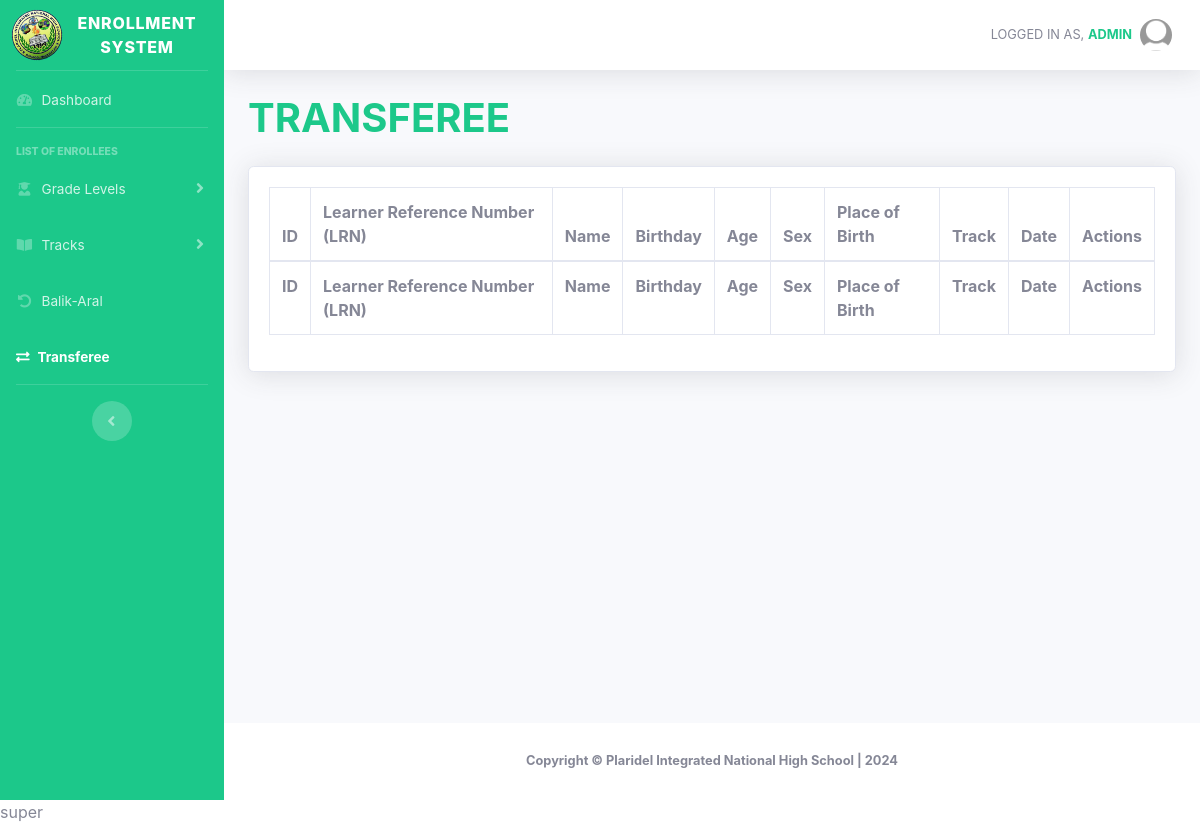
/supertransferee.php (signed in), run on an earlier commit of the app's database.
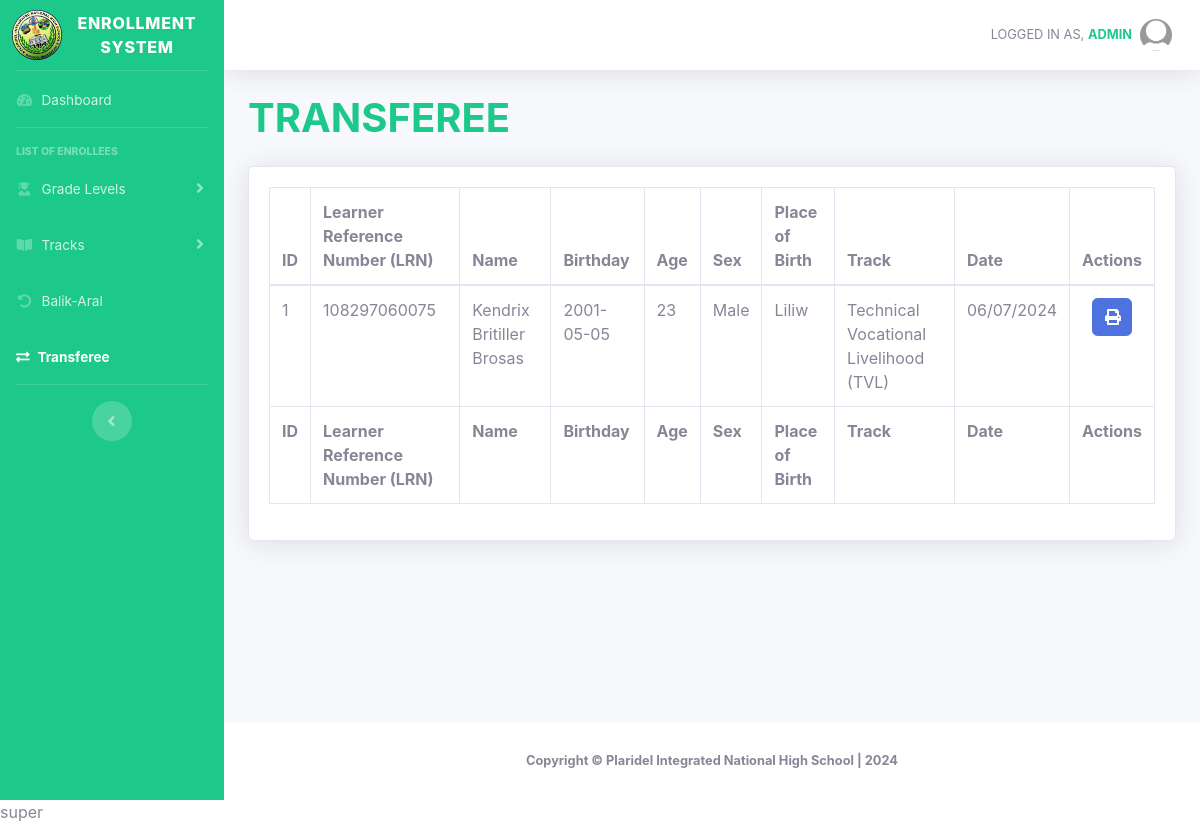
And on a later commit of the database.
### tables this page shows
CREATE TABLE `enrollment` (
  `id` int(11) NOT NULL,
  `schoolyear` varchar(100) NOT NULL,
  `gradelevel` varchar(100) NOT NULL,
  `lrn` varchar(100) NOT NULL,
  `reference` varchar(100) NOT NULL,
  `balikaral` varchar(100) NOT NULL,
  `transfer` varchar(100) NOT NULL,
  `birthnumber` varchar(100) NOT NULL,
  `lastname` varchar(100) NOT NULL,
  `firstname` varchar(100) NOT NULL,
  `middlename` varchar(100) NOT NULL,
  `extension` varchar(100) NOT NULL,
  `sex` varchar(100) NOT NULL,
  `birthday` varchar(100) NOT NULL,
  `age` varchar(100) NOT NULL,
  `mother_tongue` varchar(100) NOT NULL,
  `placeofbirth` varchar(100) NOT NULL,
  `ip` varchar(100) NOT NULL,
  `indigenous` varchar(100) NOT NULL,
  `pantawid` varchar(100) NOT NULL,
  `pantawidProgram` varchar(100) NOT NULL,
  `disability` varchar(100) NOT NULL,
  `learnerdisability` varchar(100) NOT NULL,
  `housenumber_text` varchar(100) NOT NULL,
  `streetname_text` varchar(100) NOT NULL,
  `barangay_text` varchar(100) NOT NULL,
  `city_text` varchar(100) NOT NULL,
  `province_text` varchar(100) NOT NULL,
  `country_text` varchar(100) NOT NULL,
  `zipcode` varchar(100) NOT NULL,
  `permanent_housenumber_text` varchar(100) NOT NULL,
  `permanent_streetname_text` tinytext NOT NULL,
  `permanent_barangay_text` varchar(100) NOT NULL,
  `permanent_city_text` varchar(100) NOT NULL,
  `permanent_province_text` varchar(100) NOT NULL,
  `permanent_country_text` varchar(100) NOT NULL,
  `permanent_zipcode` varchar(100) NOT NULL,
  `fathers_lastname` varchar(100) NOT NULL,
  `fathers_firstname` varchar(100) NOT NULL,
  `fathers_middlename` varchar(100) NOT NULL,
  `fathers_phonenumber` varchar(100) NOT NULL,
  `mothers_lastname` varchar(100) NOT NULL,
  `mothers_firstname` varchar(100) NOT NULL,
  `mothers_middlename` varchar(100) NOT NULL,
  `mothers_phonenumber` varchar(100) NOT NULL,
  `guardians_lastname` varchar(100) NOT NULL,
  `guardians_firstname` varchar(100) NOT NULL,
  `guardians_middlename` varchar(100) NOT NULL,
  `guardians_phonenumber` varchar(100) NOT NULL,
  `lastgradelevel` varchar(100) NOT NULL,
  `lastschoolyear` varchar(100) NOT NULL,
  `lastschoolattended` varchar(100) NOT NULL,
  `schoolid` varchar(100) NOT NULL,
  `semester` varchar(100) NOT NULL,
  `track` varchar(100) NOT NULL,
  `strand` varchar(100) NOT NULL,
  `modality` varchar(100) NOT NULL,
  `date` varchar(100) NOT NULL,
  `time` varchar(100) NOT NULL
);

### supertransferee.php (the view, shortened to what this page needs)
<!DOCTYPE html>
<html lang="en">
<head>
    <link href="vendor/fontawesome-free/css/all.min.css" rel="stylesheet" type="text/css">
    <link href="css/sb-admin-2.min.css" rel="stylesheet">
    <link href="vendor/datatables/dataTables.bootstrap4.min.css" rel="stylesheet">
    <link rel="stylesheet" type="text/css" href="https://cdn.datatables.net/1.10.25/css/dataTables.bootstrap4.min.css">
    <link rel="stylesheet" type="text/css" href="https://cdn.datatables.net/buttons/1.7.1/css/buttons.bootstrap4.min.css">
</head>
<body id="page-top">
    <div id="wrapper">
        <ul class="navbar-nav bg-success sidebar sidebar-dark accordion" id="accordionSidebar">
            <a class="sidebar-brand d-flex align-items-center justify-content-center" href="superadminhome">
                <div class="sidebar-brand-icon rotate-n-15">
                    <img width="50" src="assets/favicon.png" alt="">
                </div>
                <div class="sidebar-brand-text mx-3">ENROLLMENT SYSTEM</div>
            </a>
            <hr class="sidebar-divider my-0">
            <li class="nav-item">
                <a class="nav-link" href="superadminhome">
                    <i class="fas fa-fw fa-tachometer-alt"></i>
                    <span>Dashboard</span></a>
            </li>
            <hr class="sidebar-divider">
            <div class="sidebar-heading">
                List of Enrollees
            </div>
            <li class="nav-item">
                <a class="nav-link collapsed" href="#" data-toggle="collapse" data-target="#collapseTwo" aria-expanded="true" aria-controls="collapseTwo">
                    <i class="fas fa-fw fa-user-graduate"></i>
                    <span>Grade Levels</span>
                </a>
            </li>
            <li class="nav-item">
                <a class="nav-link collapsed" href="#" data-toggle="collapse" data-target="#collapseUtilities" aria-expanded="true" aria-controls="collapseUtilities">
                    <i class="fas fa-fw fa-book-open"></i>
                    <span>Tracks</span>
                </a>
            </li>
            <li class="nav-item">
                <a class="nav-link " href="superbalik-aral">
                    <i class="fas fa-fw fa-undo-alt"></i>
                    <span>Balik-Aral</span></a>
            </li>
            <li class="nav-item active">
                <a class="nav-link" href="supertransferee">
                    <i class="fas fa-exchange-alt"></i>
                    <span>Transferee</span></a>
            </li>
            <hr class="sidebar-divider d-none d-md-block">
            <div class="text-center d-none d-md-inline">
                <button class="rounded-circle border-0" id="sidebarToggle"></button>
            </div>
        </ul>
        <div id="content-wrapper" class="d-flex flex-column">
            <div id="content">
                <nav class="navbar navbar-expand navbar-light bg-white topbar mb-4 static-top shadow">
                    <ul class="navbar-nav ml-auto">
                        <li class="nav-item dropdown no-arrow">
                            <a class="nav-link dropdown-toggle" href="#" id="userDropdown" role="button" data-toggle="dropdown" aria-haspopup="true" aria-expanded="false">
                                <span class="mr-2 d-none d-lg-inline text-gray-600 small" style="text-transform:uppercase;">Logged in as, <span class="text-success"><strong><?php echo $_SESSION['user']; ?></strong></span></span>
                                <img class="img-profile rounded-circle" src="default-profile-pic.jpg">
                            </a>
                        </li>
                    </ul>
                </nav>
                <div class="container-fluid">
                    <div class="d-sm-flex align-items-center justify-content-between mb-4">
                        <h1 class="h1 mb-0 text-success" style="text-transform:uppercase;"><b>Transferee</b></h1>
                    </div>
                    <div class="card shadow mb-4">
                        <div class="card-body">
                            <div class="table-responsive">
                                <table class="table table-bordered" id="dataTable" width="100%" cellspacing="0">
                                    <thead>
                                        <tr>
                                            <th>ID</th>
                                            <th>Learner Reference Number (LRN)</th>
                                            <th>Name</th>
                                            <th>Birthday</th>
                                            <th>Age</th>
                                            <th>Sex</th>
                                            <th>Place of Birth</th>
                                            <th>Track</th>
                                            <th>Date</th>
                                            <th>Actions</th>
                                        </tr>
                                    </thead>
                                    <tfoot>
                                        <tr>
                                            <th>ID</th>
                                            <th>Learner Reference Number (LRN)</th>
                                            <th>Name</th>
                                            <th>Birthday</th>
                                            <th>Age</th>
                                            <th>Sex</th>
                                            <th>Place of Birth</th>
                                            <th>Track</th>
                                            <th>Date</th>
                                            <th>Actions</th>
                                        </tr>
                                    </tfoot>
                                    <tbody>
                                        <?php
                                        include 'conn.php';
                                        $query = "SELECT * FROM enrollment WHERE transfer = 'Yes'";
                                        $query_run = mysqli_query($conn, $query);
                                        if (mysqli_num_rows($query_run) > 0) {
                                            foreach ($query_run as $items) {
                                        ?>
                                                <tr>
                                                    <td>
                                                        <?= $items['id']; ?>
                                                    </td>
                                                    <td>
                                                        <?= $items['reference']; ?>
                                                    </td>
                                                    <td>
                                                        <?= $items['firstname'] . " " . $items['middlename'] . " " . $items['lastname'] ?>
                                                    </td>
                                                    <td>
                                                        <?= $items['birthday']; ?>
                                                    </td>
                                                    <td>
                                                        <?= $items['age']; ?>
                                                    </td>
                                                    <td>
                                                        <?= $items['sex']; ?>
                                                    </td>
                                                    <td>
                                                        <?= $items['placeofbirth']; ?>
                                                    </td>
                                                    <td>
                                                        <?= $items['track']; ?>
                                                    </td>
                                                    <td>
                                                        <?= $items['date']; ?>
                                                    </td>
                                                    <td class="text-center">
                                                        <div class="btn-group me-2">
                                                            <a href="generateform.php?id=<?php echo $items['id']; ?>" target="_blank" class="btn btn-primary" style="width: 40px;">
                                                                <i class="fas fa-print"></i></a>
                                                        </div>
                                                    </td>
                                                </tr>
                                        <?php
                                            }
                                        }
                                        ?>
                                    </tbody>
                                </table>
                            </div>
                        </div>
                    </div>
                </div>
            </div>
            <footer class="sticky-footer bg-white">
                <div class="container my-auto">
                    <div class="copyright text-center my-auto">
                        <span><b>Copyright &copy; Plaridel Integrated National High School | 2024</b></span>
                    </div>
                </div>
            </footer>
        </div>
    </div>
</body>
</html>super

What changed in the data, as far as the page shows it:
added enrollment: id "1", reference "108297060075", firstname "Kendrix", middlename "Britiller", lastname "Brosas", birthday "2001-05-05", age "23", sex "Male", placeofbirth "Liliw", track "Technical Vocational Livelihood (TVL)", date "06/07/2024"
